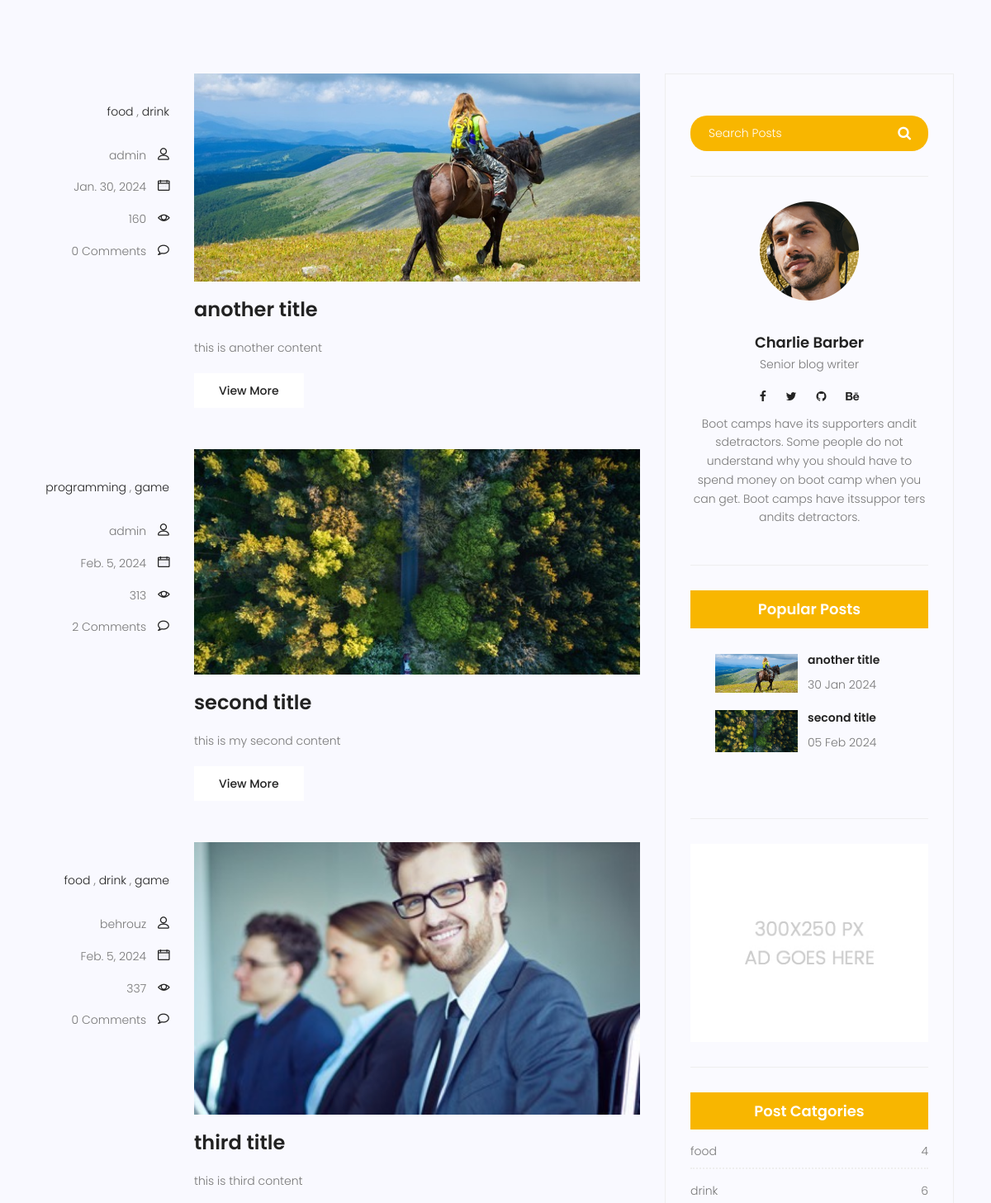
Page /blog/ (middle part) on the earlier database version.
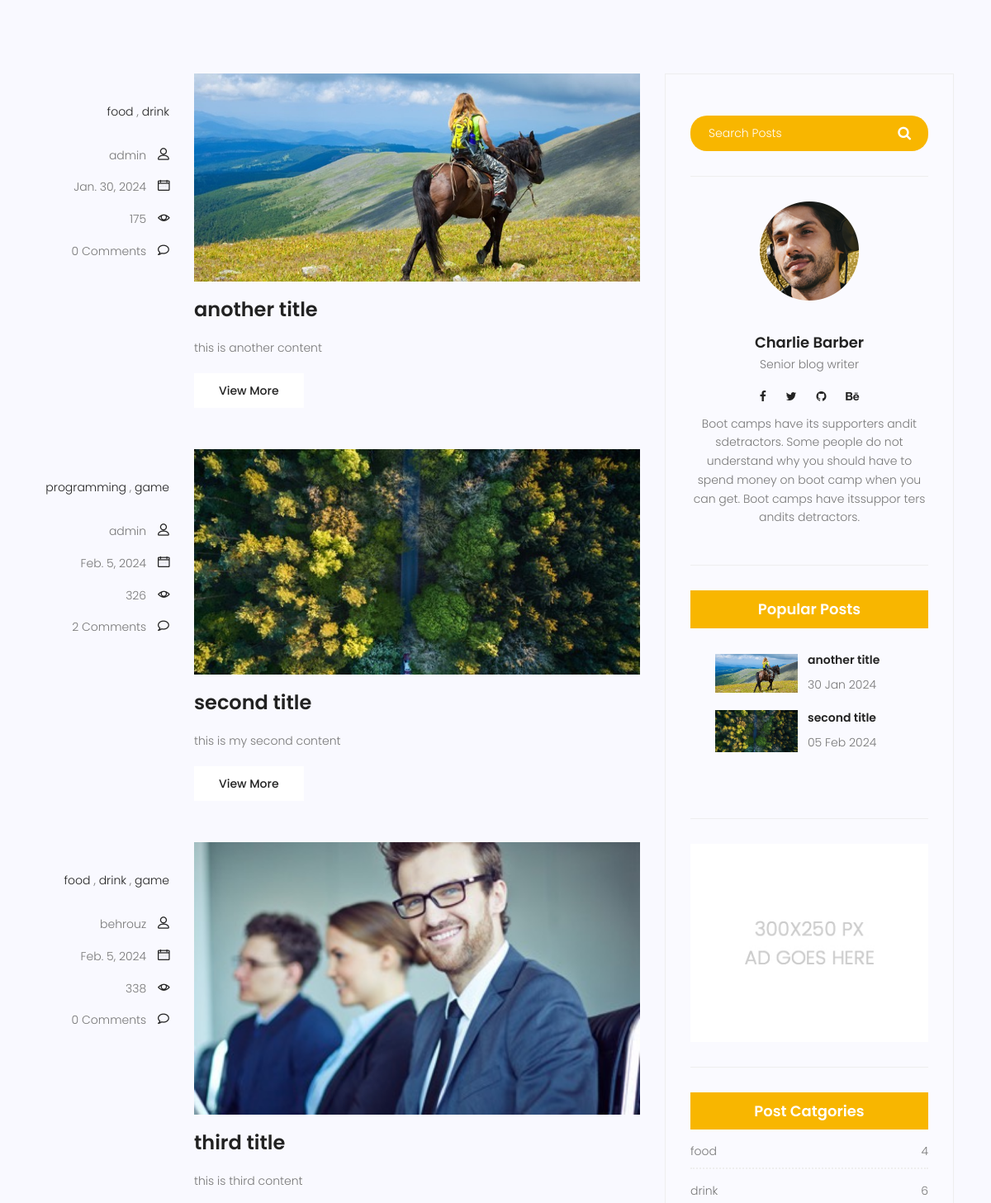
Same page on the later database version.
### blog/models.py (models this page shows, shortened)
class Post(models.Model):
    author = models.ForeignKey(User, on_delete=models.SET_NULL, null=True)
    image = models.ImageField(upload_to='blog/', default='blog/default.jpg')
    title = models.CharField(max_length=250)
    content = models.TextField()
    category = models.ManyToManyField(Category)
    tags = TaggableManager()
    counted_view = models.IntegerField(default = 0)
    status = models.BooleanField(default = False)
    login_require = models.BooleanField(default=False)
    published_date = models.DateTimeField(null=True)
    creaded_date = models.DateTimeField(auto_now_add = True)
    updated_date = models.DateTimeField(auto_now = True)
    class Meta:
        ordering = ['published_date']

### blog/views.py (the view)
# urls.py: path('', blog_page, name = 'index'),
def blog_page(request, cat_name=None, author_name=None, tag_name = None):
    posts = Post.objects.filter(status=True, published_date__lte=timezone.now())
    if cat_name:
        posts = posts.filter(category__name=cat_name, status=True, published_date__lte=timezone.now())
    if author_name:
        posts = posts.filter(author__username=author_name, status=True, published_date__lte=timezone.now())
    if tag_name:
        posts = posts.filter(tags__name=tag_name)
    context = {'posts': posts}
    return render(request, 'blog/blog-home.html', context)

### blog/models.py (called while the page is built)
    def __str__(self):
        return self.name

### blog/templatetags/blog_tags.py (called while the page is built)
@register.inclusion_tag('blog/popular-posts.html')
def popular_post():
    posts = Post.objects.filter(status=1).order_by('published_date')[:2]
    return {'posts':posts}

@register.inclusion_tag('blog/post-category.html')
def post_category():
    posts = Post.objects.filter(status=1)
    categories = Category.objects.all()
    cat_dict = {}
    for name in categories:
        cat_dict[name] = posts.filter(category=name).count()
    return {'categories':cat_dict}

@register.simple_tag(name='comment_count')
def function(pid):
    post = Post.objects.get(pk=pid)
    return Comment.objects.filter(post=post.id, approved=True).count()

### templates/blog/blog-home.html (shortened to what this page needs)
{% extends 'base.html' %}
{% load static %}
{% load blog_tags %}
{% load humanize %}
{% block content %}
<section class="top-category-widget-area pt-90 pb-90 ">
</section>
<section class="post-content-area">
	<div class="container">
		<div class="row">
			<div class="col-lg-8 posts-list">
				{% for post in posts %}
				<div class="single-post row">
					<div class="col-lg-3  col-md-3 meta-details">
						<ul class="tags">
							{% for cat in post.category.all %}
							<li><a href="{% url 'blog:category' cat_name=cat.name %}">{{cat.name}}</a></li>
							{% if not forloop.last %}
							,
							{% endif %}
							{% endfor %}
						</ul>
						<div class="user-details row">
							<p class="user-name col-lg-12 col-md-12 col-6"><a
									href="{% url 'blog:author' author_name=post.author.username %}">{{post.author}}</a>
								<span class="lnr lnr-user"></span></p>
							<p class="date col-lg-12 col-md-12 col-6"><a href="#">{{post.published_date|naturalday}}</a> <span
									class="lnr lnr-calendar-full"></span></p>
							<p class="view col-lg-12 col-md-12 col-6"><a href="#">{{post.counted_view}}</a> <span
									class="lnr lnr-eye"></span></p>
							<p class="comments col-lg-12 col-md-12 col-6"><a href="#">{% comment_count post.id %} Comments</a> <span
									class="lnr lnr-bubble"></span></p>
						</div>
					</div>
					<div class="col-lg-9 col-md-9 ">
						<div class="feature-img">
							<img class="img-fluid" src="{{post.image.url}}" alt="">
						</div>
						<a class="posts-title" href="{% url 'blog:single' pid=post.id %}">
							<h3>{{post.title}}</h3>
						</a>
						<p class="excert">
							{{post.content}}
						</p>
						<a href="{% url 'blog:single' pid=post.id %}" class="primary-btn">View More</a>
					</div>
				</div>
				{% endfor %}
			</div>
			<div class="col-lg-4 sidebar-widgets">
				<div class="widget-wrap">
					<div class="single-sidebar-widget search-widget">
						<form class="search-form" action="#">
							<input placeholder="Search Posts" name="search" type="text" onfocus="this.placeholder = ''"
								onblur="this.placeholder = 'Search Posts'">
							<button type="submit"><i class="fa fa-search"></i></button>
						</form>
					</div>
					<div class="single-sidebar-widget user-info-widget">
						<img src="{% static 'img/blog/user-info.png' %}" alt="">
						<a href="#">
							<h4>Charlie Barber</h4>
						</a>
						<p>
							Senior blog writer
						</p>
						<ul class="social-links">
							<li><a href="#"><i class="fa fa-facebook"></i></a></li>
							<li><a href="#"><i class="fa fa-twitter"></i></a></li>
							<li><a href="#"><i class="fa fa-github"></i></a></li>
							<li><a href="#"><i class="fa fa-behance"></i></a></li>
						</ul>
						<p>
							Boot camps have its supporters andit sdetractors. Some people do not understand why you
							should have to spend money on boot camp when you can get. Boot camps have itssuppor ters
							andits detractors.
						</p>
					</div>
					<div class="single-sidebar-widget popular-post-widget">
						<h4 class="popular-title">Popular Posts</h4>
						{% popular_post %}
					</div>
					<div class="single-sidebar-widget ads-widget">
						<a href="#"><img class="img-fluid" src="{% static 'img/blog/ads-banner.jpg' %}" alt=""></a>
					</div>
					{% post_category %}
				</div>
			</div>
		</div>
	</div>
</section>
{% endblock %}

### templates/blog/popular-posts.html
{% load static %}
<div class="single-sidebar-widget popular-post-widget">
    <div class="popular-post-list">
        {% for post in posts %}
        <div class="single-post-list d-flex flex-row align-items-center">
            <div class="thumb">
                <img class="img-fluid" src="{{post.image.url}}" alt="">
            </div>
            <div class="details">
                <a href="{% url 'blog:single' pid=post.id %}">
                    <h6>{{post.title}}</h6>
                </a>
                <p>{{post.published_date|date:'d M Y'}}</p>
            </div>
        </div>
        {% endfor %}
    </div>
</div>

Differences in the rows shown:
changed Post "another title": counted_view "160" → "175"
changed Post "second title": counted_view "313" → "326"
changed Post "third title": counted_view "337" → "338"
